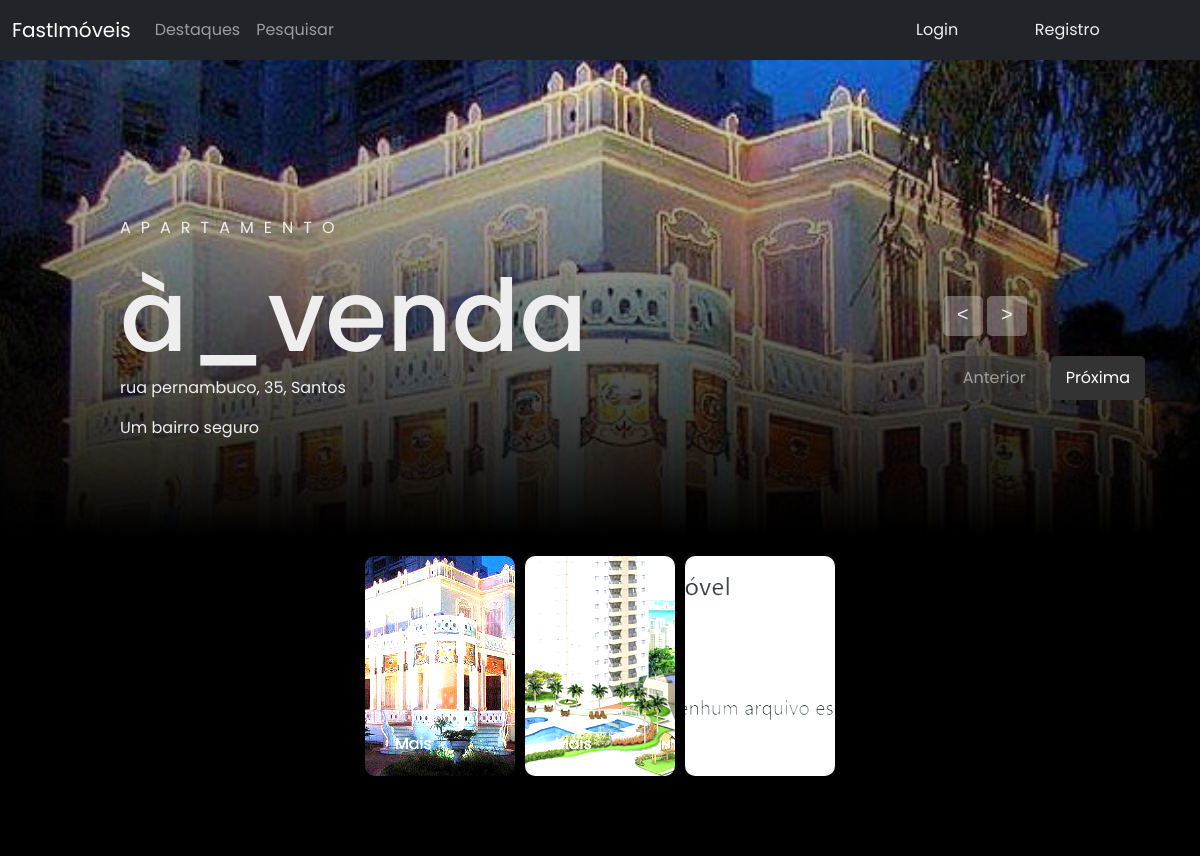
Page /arquivos/destaques.php?cidade=Santos on the committed database.
### tables this page shows
CREATE TABLE `imoveis` (
  `id` int(20) NOT NULL,
  `cidade` varchar(100) NOT NULL,
  `endereco` varchar(255) NOT NULL,
  `categoria` varchar(50) DEFAULT NULL,
  `preco` decimal(10,2) NOT NULL,
  `nome_vendedor` varchar(255) NOT NULL,
  `telefone_vendedor` varchar(20) NOT NULL,
  `email_vendedor` varchar(255) NOT NULL,
  `status` varchar(30) DEFAULT NULL,
  `foto` varchar(255) NOT NULL,
  `descricao` varchar(255) DEFAULT NULL,
  `latitude` decimal(10,7) NOT NULL,
  `longitude` decimal(10,7) NOT NULL,
  `dormitorios` varchar(255) DEFAULT NULL,
  `garagens` varchar(255) DEFAULT NULL,
  `plantas` varchar(255) DEFAULT NULL,
  `usuario_id` int(11) NOT NULL
);

### arquivos/destaques.php (the view, shortened to what this page needs)
<?php
$dbHost = "localhost";
$dbName = "fastimoveis";
$dbUser = "root";
$dbPass = "";
$limite = 7;
$paginaAtual = isset($_GET['pagina']) ? (int)$_GET['pagina'] : 1;
$offset = ($paginaAtual - 1) * $limite;
try {
    $conn = new PDO("mysql:host=$dbHost;dbname=$dbName", $dbUser, $dbPass);
    $conn->setAttribute(PDO::ATTR_ERRMODE, PDO::ERRMODE_EXCEPTION);
    $cidade = isset($_GET['cidade']) ? $_GET['cidade'] : '';
    if ($cidade) {
        $stmt = $conn->prepare("SELECT * FROM imoveis WHERE cidade LIKE :cidade");
        $stmt->bindValue(':cidade', "%$cidade%");
    } else {
        $stmt = $conn->query("SELECT * FROM imoveis");
    }
    $stmt->execute();
    if ($cidade) {
        $stmt = $conn->prepare("SELECT * FROM imoveis WHERE cidade LIKE :cidade LIMIT :limite OFFSET :offset");
        $stmt->bindValue(':cidade', "%$cidade%");
    } else {
        $stmt = $conn->prepare("SELECT * FROM imoveis LIMIT :limite OFFSET :offset");
    }
    $stmt->bindValue(':limite', $limite, PDO::PARAM_INT);
    $stmt->bindValue(':offset', $offset, PDO::PARAM_INT);
    $stmt->execute();
    $totalImoveis = $conn->query("SELECT COUNT(*) FROM imoveis")->fetchColumn();
    $totalPaginas = ceil($totalImoveis / $limite);
    $activeIndex = 0;
} catch(PDOException $e) {
    echo "Erro de conexão: " . $e->getMessage();
}
?>
<!DOCTYPE html>
<html lang="pt-BR">
<head>
    <link href="https://cdn.jsdelivr.net/npm/bootstrap@5.3.0/dist/css/bootstrap.min.css" rel="stylesheet">
    <link rel="stylesheet" href="style.css">
</head>
<body>
    <header>
        <nav class="navbar navbar-expand-md navbar-dark fixed-top bg-dark">
            <div class="container-fluid">
                <a class="navbar-brand" href="index.php">FastImóveis</a>
                <div class="collapse navbar-collapse" id="navbarCollapse">
                    <ul class="navbar-nav me-auto mb-2 mb-md-0">
                        <li class="nav-item">
                            <a class="nav-link" href="destaques.php">Destaques</a>
                        </li>
                        <li class="nav-item">
                            <a class="nav-link" href="pesquisar.php">Pesquisar</a>
                        </li>
                    </ul>
                    <div class="header-btn flex">
                            <button class="btn login-btn" onclick="window.location.href='../php/login.php'">Login</button>
                            <button class="btn signup-btn" onclick="window.location.href='../php/registro.php'">Registro</button>
                    </div>
                </div>
            </div>
        </nav>
    </header>
    <div class="slider">
        <div class="list">
            <?php
            $index = 0;
            while ($imovel = $stmt->fetch(PDO::FETCH_ASSOC)) {
                $activeClass = $index === $activeIndex ? "active" : "";
                echo "
                <div class=\"item $activeClass\" data-index=\"$index\">
                    <img src=\"../php/{$imovel['foto']}\">
                    <div class=\"content\">
                        <p>{$imovel['categoria']}</p>
                        <h2>{$imovel['status']}</h2>
                        <p>{$imovel['endereco']} {$imovel['cidade']}</p>
                        <p>{$imovel['descricao']}</p>
                    </div>
                </div>
                ";
                $index++;
            }
            ?>
        </div>
        <div class="arrows">
            <button id="prev"><</button>
            <button id="next">></button>
    <div class="pagination">
        <?php if ($paginaAtual > 1): ?>
            <a href="?pagina=<?= $paginaAtual - 1 ?>&cidade=<?= $cidade ?>">Anterior</a>
        <?php else: ?>
            <a href="#" class="disabled">Anterior</a>
        <?php endif; ?>
        <?php if ($paginaAtual < $totalPaginas): ?>
            <a href="?pagina=<?= $paginaAtual + 1 ?>&cidade=<?= $cidade ?>">Próxima</a>
        <?php else: ?>
            <a href="#" class="disabled">Próxima</a>
        <?php endif; ?>
    </div>
        </div>
        <div class="thumbnail">
            <?php
            $stmt->execute();
            $index = 0;
            while ($imovel = $stmt->fetch(PDO::FETCH_ASSOC)) {
                $activeClass = ($cidade && stripos($imovel['cidade'], $cidade) !== false) ? "active" : "";
                echo "
                <div class=\"item $activeClass\" data-index=\"$index\">
                    <img src=\"../php/{$imovel['foto']}\">
                    <div class=\"content\">
                        <button class=\"btn login-btn\" onclick=\"window.location.href='property.php?id={$imovel['id']}'\">Mais</button>
                    </div>
                </div>
                ";
                $index++;
            }
            ?>
        </div>
    </div>
</body>
</html>

### arquivos/style.css (style rules this page uses)
body { font-family: Poppins; margin: 0; background-color: #010101; color: #eee; background-size: cover; background-position: center; }
header { width: 1200px; max-width: 90%; margin: auto; display: grid; grid-template-columns: 50px 1fr 50px; grid-template-rows: 50px; justify-content: center; align-items: center; position: relative; z-index: 100; }
.flex { display: flex; align-items: center; justify-content: space-between; }
.btn { padding: 10px 20px; border-radius: 10px; cursor: pointer; font-weight: var(--fw-btn); }
.header-btn { width: 25%; justify-content: space-around; margin-right: 50px; }
.header-btn button { font-size: var(--fs-header-nav); cursor: pointer; }
.login-btn { border: none; background-color: transparent; color: var(--main-txt-color); }
.signup-btn { border: none; background-color: var(--btn-bg-color); color: var(--btn-txt-color); }
.slider { height: 100vh; margin-top: -50px; position: relative; }
.slider .list .item { position: absolute; inset: 0 0 0 0; overflow: hidden; opacity: 0; transition: .5s; }
.slider .list .item img { width: 100%; height: 100%; object-fit: cover; }
.slider .list .item::after { content: ''; width: 100%; height: 100%; position: absolute; left: 0; bottom: 0; background-image: linear-gradient( to top, #000 40%, transparent ); }
.slider .list .item .content { position: absolute; left: 10%; top: 20%; width: 500px; max-width: 80%; z-index: 1; }
.slider .list .item .content p:nth-child(1) { text-transform: uppercase; letter-spacing: 10px; }
.slider .list .item .content h2 { font-size: 100px; margin: 0; }
.slider .list .item.active { opacity: 1; z-index: 10; }
.slider .list .item.active p:nth-child(1), .slider .list .item.active h2, .slider .list .item.active p:nth-child(3) { transform: translateY(30px); filter: blur(20px); opacity: 0; animation: showContent .5s .7s ease-in-out 1 forwards; }
.slider .list .item.active h2 { animation-delay: 1s; }
.slider .list .item.active p:nth-child(3) { animation-duration: 1.3s; }
.arrows { position: absolute; top: 30%; right: 50px; z-index: 100; }
.arrows button { background-color: #eee5; border: none; font-family: monospace; width: 40px; height: 40px; border-radius: 5px; font-size: x-large; color: #eee; transition: .5s; }
.thumbnail { position: absolute; bottom: 50px; z-index: 11; display: flex; gap: 10px; width: 100%; height: 250px; padding: 0 50px; box-sizing: border-box; overflow: auto; justify-content: center; }
.thumbnail .item { width: 150px; height: 220px; filter: brightness(.5); transition: .5s; flex-shrink: 0; }
.thumbnail .item img { width: 100%; height: 100%; object-fit: cover; border-radius: 10px; }
.thumbnail .item.active { filter: brightness(1.5); }
.thumbnail .item .content { position: absolute; inset: auto 10px 10px 10px; }

### arquivos/destaques.php (style rules this page uses)
body { padding-top: 56px; }
.pagination { display: flex; justify-content: right; align-items: right; margin-top: 20px; margin-bottom: 40px; }
.pagination a { color: #fff; background-color: #333; padding: 10px 15px; margin: 0 5px; text-decoration: none; border-radius: 5px; transition: background-color 0.3s ease; }
.pagination a.disabled { pointer-events: none; opacity: 0.5; }

### rows in the picture
imoveis: foto (picture), categoria "APARTAMENTO", status "à_venda", endereco "rua pernambuco, 35,", cidade "Santos", descricao "Um bairro seguro"
imoveis: foto (picture)
imoveis: foto (picture)
